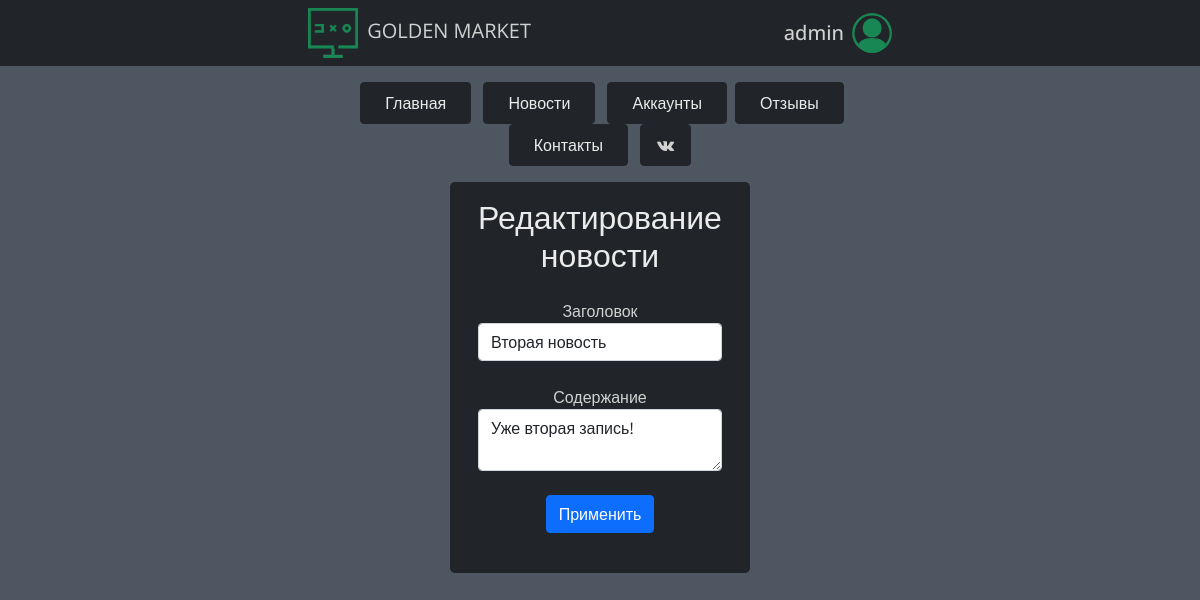
Page /edit_news/1 (signed in) on the earlier database version.
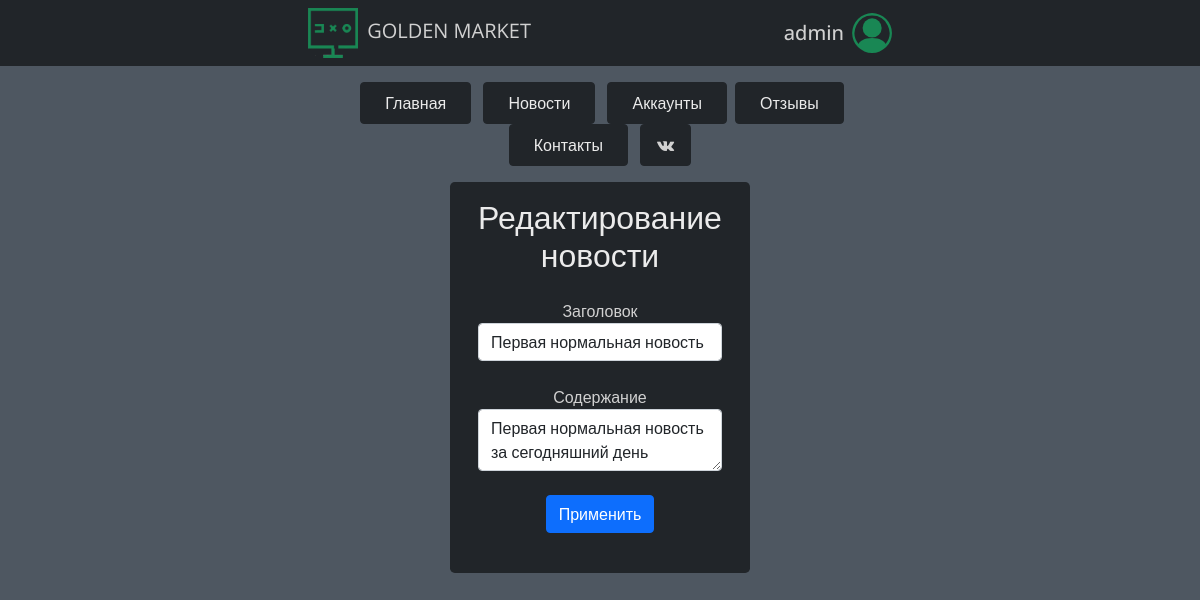
Same page on the later database version.
### data/users.py (models this page shows, shortened)
class User(SqlAlchemyBase, UserMixin):
    __tablename__ = 'users'
    id = sqlalchemy.Column(sqlalchemy.Integer,
                           primary_key=True, autoincrement=True)
    name = sqlalchemy.Column(sqlalchemy.String, nullable=True)
    email = sqlalchemy.Column(sqlalchemy.String,
                              index=True, unique=True, nullable=True)
    photo = sqlalchemy.Column(sqlalchemy.String,
                              index=True, unique=False, nullable=True, default='-')
    is_photo = sqlalchemy.Column(sqlalchemy.Boolean,
                                 index=True, unique=False, nullable=True, default=0)
    hashed_password = sqlalchemy.Column(sqlalchemy.String, nullable=True)
    created_date = sqlalchemy.Column(sqlalchemy.DateTime,
                                     default=datetime.datetime.now)
    news = orm.relation("News", back_populates='user')

### data/news.py (models this page shows)
class News(SqlAlchemyBase, UserMixin):
    __tablename__ = 'news'
    id = sqlalchemy.Column(sqlalchemy.Integer,
                           primary_key=True, autoincrement=True)
    title = sqlalchemy.Column(sqlalchemy.String, nullable=True)
    content = sqlalchemy.Column(sqlalchemy.String, nullable=True)
    created_date = sqlalchemy.Column(sqlalchemy.DateTime,
                                     default=datetime.datetime.now().date())
    user_id = sqlalchemy.Column(sqlalchemy.Integer,
                                sqlalchemy.ForeignKey("users.id"))
    user = orm.relation('User')

### main.py (the view, shortened to what this page needs)
@app.route('/edit_news/<int:id>', methods=['GET', 'POST'])
@login_required
def edit_news(id):
    if current_user.id in ADMINS:
        form = NewsForm()
        if request.method == "GET":
            db_sess = db_session.create_session()
            news = db_sess.query(News).filter(News.id == id,
                                              News.user == current_user
                                              ).first()
            if news:
                form.title.data = news.title
                form.content.data = news.content
            else:
                abort(404)
        return render_template('add_news.html',
                               title='Редактирование новости',
                               form=form, photo=current_user.photo, edit=True)
    return render_template('no_perm.html', title='Ошибка', is_photo=current_user.is_photo,
                           photo=current_user.photo)

### forms/news.py
class NewsForm(FlaskForm):
    title = StringField('Заголовок', validators=[DataRequired()])
    content = TextAreaField("Содержание")
    submit = SubmitField('Применить')

### data/db_session.py (called while the page is built)
def create_session() -> Session:
    global __factory
    return __factory()

### main.py (called while the page is built)
@login_manager.user_loader
def load_user(user_id):
    db_sess = db_session.create_session()
    return db_sess.query(User).get(user_id)

### templates/add_news.html (shortened to what this page needs)
{% extends "base.html" %}
{% block content %}
<div class="container w-25 bg-dark rounded-3 mt-3 p-3 text-center">
    {% if edit %}
    <h2 class="simple-btn">Редактирование новости</h2>
    {% else %}
    <h2 class="simple-btn">Добавление новости</h2>
    {% endif %}
    <form action="" method="post">
        <div class="mx-auto p-0">
            <div class="container-fluid my-4">
                {{ form.title.label }}
                {{ form.title(class="form-control") }}
            </div>
            <div class="container-fluid my-4">
                {{ form.content.label }}
                {{ form.content(class="form-control") }}
            </div>
            <div class="container-fluid my-4">
                {{ form.submit(type="submit", class="btn btn-primary") }}
            </div>
        </div>
    </form>
</div>
{% endblock %}

### templates/base.html (shortened to what this page needs)
<!DOCTYPE html>
<html lang="en" style="">
<head>
    <link href="https://cdn.jsdelivr.net/npm/bootstrap@5.0.0-beta3/dist/css/bootstrap.min.css"
          rel="stylesheet"
>
    <link rel="stylesheet"
          href="https://maxcdn.bootstrapcdn.com/font-awesome/4.7.0/css/font-awesome.min.css">
    <link rel="stylesheet" href="static/css/style.css" type="text/css">
</head>
<body class="container-fluid p-0">
<header class="container-fluid bg-dark p-0 m-0">
    <nav class="navbar navbar-white bg-dark p-0 m-0 w-50 mx-auto">
        <div class="navbar-brand text-center m-2 p-0">
            <a href="/">
                <img src="{{ url_for('static', filename='img/site-logo.png') }}"
                     class="me-1" width="50" height="50">
            </a>
            GOLDEN MARKET
        </div>
        {% if current_user.is_authenticated %}
        <div class="dropdown d-flex m-2 p-0">
            <h5 class="dropdown my-auto mx-2" id="dropdownMenuLabel"
                data-toggle="dropdown"
                aria-haspopup="true" aria-expanded="false">{{ current_user.name }}</h5>
            <button class="dropdown bg-dark border-0 p-0" type="button" id="dropdownMenuButton"
                    data-toggle="dropdown"
                    aria-haspopup="true" aria-expanded="false">
            </button>
        </div>
        {% endif %}
    </nav>
</header>
<main>
    <div class="container-fluid w-50 mt-3 p-0 text-center rounded-3">
        <a href="/" class="mx-1">
            <button class="simple-btn btn btn-dark px-4 py-2">Главная</button>
        </a>
        <a href="/news" class="mx-1">
            <button class="simple-btn btn btn-dark px-4 py-2">Новости</button>
        </a>
        <a href="/accounts" class="mx-1">
            <button class="simple-btn btn btn-dark mx-auto px-4 py-2">Аккаунты</button>
        </a>
        <a class="mx-auto" href="/reviews">
            <button class="simple-btn btn btn-dark px-4 py-2">Отзывы</button>
        </a>
        <a href="/contacts" class="mx-1">
            <button class="simple-btn btn btn-dark px-4 py-2">Контакты</button>
        </a>
        <a href="https://vk.com/public203487503" class="mx-1" target="_blank">
            <button class="btn btn-dark px-3 py-2">
                <i class="fa fa-vk w-100" aria-hidden="true"></i>
            </button>
        </a>
    </div>
    {% block content %}
    {% endblock %}
</main>
</body>
</html>

### static/css/style.css (style rules this page uses)
a { text-decoration: none !important; border: none !important; }

### templates/base.html (style rules this page uses)
* { font-family: 'Open Sans', sans-serif; color: #d1d1d1; }
body { background-color: #4e5761; }
.simple-btn { color: #ebebeb !important; }
img { max-width:100%; height: 100%; }

Differences in the rows shown:
changed News: title "Вторая новость" → "Первая нормальная новость"; content "Уже вторая запись!" → "Первая нормальная новость за сегодняшний день"
